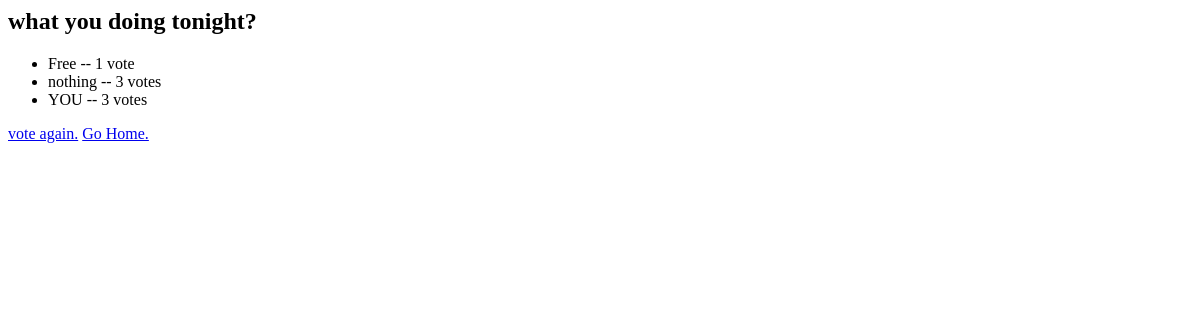
The page /polls/2/results/ on the database as committed earlier.
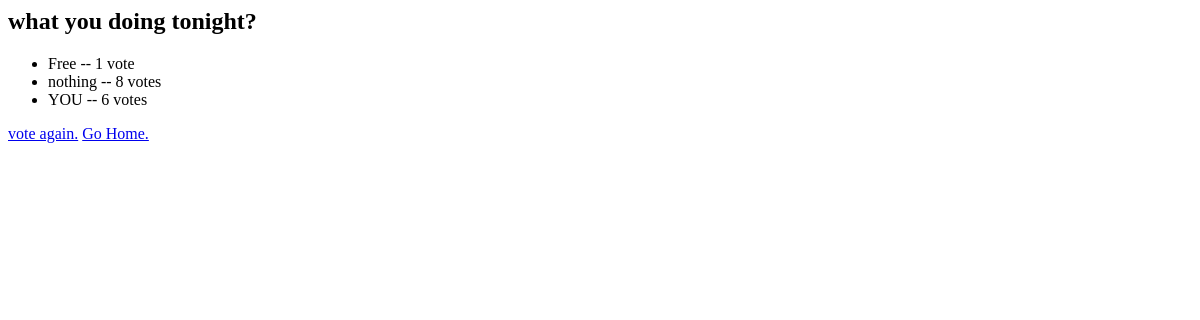
The same page on the database as committed later.
### polls/models.py (models this page shows, shortened)
class Question(models.Model):
    question_text = models.CharField(max_length=200)
    pub_date = models.DateTimeField('date published')

class Choice(models.Model):
    question = models.ForeignKey(Question, related_name='choices' ,on_delete=models.CASCADE)
    choice_text = models.CharField(max_length=200)
    votes = models.IntegerField(default=0)

### polls/views.py (the view)
# urls.py: path('<int:pk>/results/',views.ResultsView.as_view() ,name='results'),
class ResultsView(generic.DetailView):
    model = Question
    template_name = 'polls/results.html'

### polls/templates/polls/results.html
<h2>{{question.question_text}}</h2>
<ul>
    {%for choice in question.choices.all%}
    <li>
        {{choice.choice_text}}  --  {{choice.votes}} vote{{ choice.votes|pluralize }}
    </li>
    {%endfor%}
</ul>
<a href = "{% url 'polls:detail' question.id %}">vote again.</a>
<a href = "{% url 'polls:index' %}">Go Home.</a>

Rows that differ between the two databases and show on the page:
changed Choice "nothing": votes "3" → "8"
changed Choice "YOU": votes "3" → "6"
